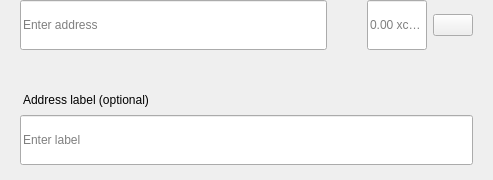
<?xml version="1.0" encoding="UTF-8"?>
<ui version="4.0">
 <class>SendMultiRow</class>
 <widget class="QWidget" name="SendMultiRow">
  <property name="geometry">
   <rect>
    <x>0</x>
    <y>0</y>
    <width>493</width>
    <height>180</height>
   </rect>
  </property>
  <property name="minimumSize">
   <size>
    <width>0</width>
    <height>0</height>
   </size>
  </property>
  <property name="maximumSize">
   <size>
    <width>16777215</width>
    <height>16777215</height>
   </size>
  </property>
  <property name="windowTitle">
   <string>Form</string>
  </property>
  <layout class="QVBoxLayout" name="verticalLayout_3">
   <property name="spacing">
    <number>0</number>
   </property>
   <property name="leftMargin">
    <number>0</number>
   </property>
   <property name="topMargin">
    <number>0</number>
   </property>
   <property name="rightMargin">
    <number>20</number>
   </property>
   <property name="bottomMargin">
    <number>5</number>
   </property>
   <item alignment="Qt::AlignTop">
    <widget class="QWidget" name="widget" native="true">
     <property name="sizePolicy">
      <sizepolicy hsizetype="Expanding" vsizetype="Maximum">
       <horstretch>0</horstretch>
       <verstretch>0</verstretch>
      </sizepolicy>
     </property>
     <property name="minimumSize">
      <size>
       <width>0</width>
       <height>60</height>
      </size>
     </property>
     <property name="maximumSize">
      <size>
       <width>16777215</width>
       <height>85</height>
      </size>
     </property>
     <layout class="QHBoxLayout" name="horizontalLayout" stretch="6,0,2">
      <property name="spacing">
       <number>0</number>
      </property>
      <property name="leftMargin">
       <number>8</number>
      </property>
      <property name="topMargin">
       <number>0</number>
      </property>
      <property name="rightMargin">
       <number>0</number>
      </property>
      <property name="bottomMargin">
       <number>0</number>
      </property>
      <item alignment="Qt::AlignTop">
       <widget class="QStackedWidget" name="stackedAddress">
        <property name="minimumSize">
         <size>
          <width>0</width>
          <height>50</height>
         </size>
        </property>
        <property name="maximumSize">
         <size>
          <width>16777215</width>
          <height>50</height>
         </size>
        </property>
        <widget class="QWidget" name="page_4">
         <property name="sizePolicy">
          <sizepolicy hsizetype="Expanding" vsizetype="Preferred">
           <horstretch>0</horstretch>
           <verstretch>0</verstretch>
          </sizepolicy>
         </property>
         <property name="minimumSize">
          <size>
           <width>0</width>
           <height>50</height>
          </size>
         </property>
         <property name="maximumSize">
          <size>
           <width>16777215</width>
           <height>55</height>
          </size>
         </property>
         <layout class="QVBoxLayout" name="verticalLayout_7">
          <property name="spacing">
           <number>0</number>
          </property>
          <property name="leftMargin">
           <number>12</number>
          </property>
          <property name="topMargin">
           <number>0</number>
          </property>
          <property name="rightMargin">
           <number>0</number>
          </property>
          <property name="bottomMargin">
           <number>0</number>
          </property>
          <item>
           <widget class="QLineEdit" name="lineEditAddress">
            <property name="minimumSize">
             <size>
              <width>0</width>
              <height>50</height>
             </size>
            </property>
            <property name="maximumSize">
             <size>
              <width>16777215</width>
              <height>50</height>
             </size>
            </property>
            <property name="placeholderText">
             <string>Enter address</string>
            </property>
           </widget>
          </item>
         </layout>
        </widget>
        <widget class="QWidget" name="page_3"/>
       </widget>
      </item>
      <item>
       <spacer name="horizontalSpacer_3">
        <property name="orientation">
         <enum>Qt::Horizontal</enum>
        </property>
        <property name="sizeType">
         <enum>QSizePolicy::Fixed</enum>
        </property>
        <property name="sizeHint" stdset="0">
         <size>
          <width>40</width>
          <height>20</height>
         </size>
        </property>
       </spacer>
      </item>
      <item>
       <layout class="QHBoxLayout" name="horizontalLayout_2">
        <property name="spacing">
         <number>6</number>
        </property>
        <item alignment="Qt::AlignTop">
         <widget class="QLineEdit" name="lineEditAmount">
          <property name="sizePolicy">
           <sizepolicy hsizetype="Expanding" vsizetype="Preferred">
            <horstretch>0</horstretch>
            <verstretch>0</verstretch>
           </sizepolicy>
          </property>
          <property name="minimumSize">
           <size>
            <width>0</width>
            <height>50</height>
           </size>
          </property>
          <property name="maximumSize">
           <size>
            <width>16777215</width>
            <height>50</height>
           </size>
          </property>
          <property name="maxLength">
           <number>17</number>
          </property>
          <property name="alignment">
           <set>Qt::AlignLeading|Qt::AlignLeft|Qt::AlignVCenter</set>
          </property>
          <property name="placeholderText">
           <string notr="true">0.00 xczm</string>
          </property>
         </widget>
        </item>
        <item>
         <layout class="QVBoxLayout" name="verticalLayout">
          <property name="topMargin">
           <number>14</number>
          </property>
          <property name="bottomMargin">
           <number>0</number>
          </property>
          <item alignment="Qt::AlignTop">
           <widget class="QPushButton" name="btnMenu">
            <property name="minimumSize">
             <size>
              <width>0</width>
              <height>0</height>
             </size>
            </property>
            <property name="maximumSize">
             <size>
              <width>16777215</width>
              <height>16777215</height>
             </size>
            </property>
            <property name="focusPolicy">
             <enum>Qt::NoFocus</enum>
            </property>
            <property name="text">
             <string/>
            </property>
           </widget>
          </item>
         </layout>
        </item>
       </layout>
      </item>
     </layout>
    </widget>
   </item>
   <item>
    <widget class="QWidget" name="layoutLabel" native="true">
     <property name="minimumSize">
      <size>
       <width>0</width>
       <height>0</height>
      </size>
     </property>
     <property name="maximumSize">
      <size>
       <width>16777215</width>
       <height>16777215</height>
      </size>
     </property>
     <layout class="QVBoxLayout" name="verticalLayout_9">
      <property name="spacing">
       <number>6</number>
      </property>
      <property name="leftMargin">
       <number>20</number>
      </property>
      <property name="topMargin">
       <number>0</number>
      </property>
      <property name="rightMargin">
       <number>0</number>
      </property>
      <property name="bottomMargin">
       <number>10</number>
      </property>
      <item>
       <spacer name="verticalSpacer">
        <property name="orientation">
         <enum>Qt::Vertical</enum>
        </property>
        <property name="sizeType">
         <enum>QSizePolicy::Fixed</enum>
        </property>
        <property name="sizeHint" stdset="0">
         <size>
          <width>20</width>
          <height>20</height>
         </size>
        </property>
       </spacer>
      </item>
      <item>
       <widget class="QLabel" name="labelSubtitleDescription">
        <property name="styleSheet">
         <string notr="true">margin-bottom:2px;
margin-left:0.05px;
padding:0px;</string>
        </property>
        <property name="text">
         <string>Address label (optional)</string>
        </property>
       </widget>
      </item>
      <item>
       <widget class="QLineEdit" name="lineEditDescription">
        <property name="minimumSize">
         <size>
          <width>0</width>
          <height>50</height>
         </size>
        </property>
        <property name="maximumSize">
         <size>
          <width>16777215</width>
          <height>50</height>
         </size>
        </property>
        <property name="placeholderText">
         <string>Enter label</string>
        </property>
       </widget>
      </item>
     </layout>
    </widget>
   </item>
  </layout>
 </widget>
 <resources/>
 <connections/>
</ui>
